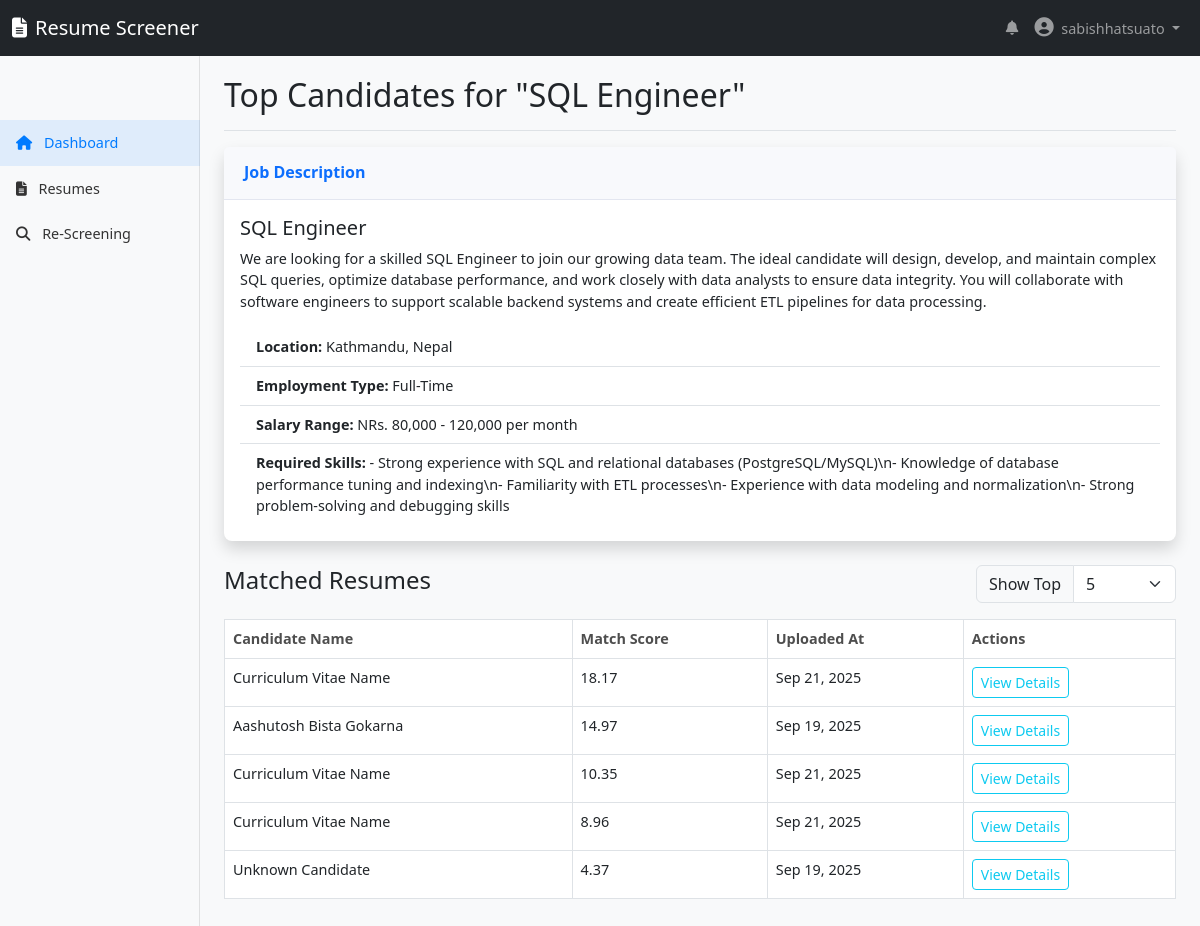
The app's page /jobs/top_candidates/3/ (signed in) with its own data.
### accounts/models.py (models this page shows, shortened)
class CustomUser(AbstractUser):
    role = models.CharField(max_length = 20, choices= role_choices, default = 'recruiter')
    profile_pictures = models.ImageField(upload_to = "profile_pics/", blank = True, null = True)
    bio = models.TextField(max_length = 200, blank = True)

### jobs/models.py (models this page shows, shortened)
class Job(models.Model):
    created_by = models.ForeignKey(settings.AUTH_USER_MODEL,on_delete= models.CASCADE, related_name= 'jobs')
    title = models.CharField(max_length=100)
    description = models.TextField()  #not null in form and database
    requirements = models.TextField(blank=True, null=True)
    location = models.CharField(max_length=100, blank=True, null=True)
    choices_emp_type = [("FT",'Full-Time'),('PT','Part-Time'),('CT','Cotract')]
    employment_type = models.CharField(max_length= 50, choices= choices_emp_type, default="FT")
    salary_range = models.CharField(max_length=200, blank=True, null=True)
    is_active = models.BooleanField(default=True)
    created_at = models.DateTimeField(auto_now_add=True)
    updated_at = models.DateTimeField(auto_now= True)

### resumes/models.py (models this page shows, shortened)
class Resumes(models.Model):
    uploaded_by = models.ForeignKey(settings.AUTH_USER_MODEL, on_delete=models.CASCADE, related_name= 'resumes')
    resume_files = models.FileField(upload_to= "resume/")
    job = models.ForeignKey(Job, on_delete = models.SET_NULL,  null = True, blank = True, related_name='job_resumes')
    parsed_text = models.TextField(blank = True, null = True)
    candidate_name = models.CharField(max_length= 50, blank=True, null= True)
    email = models.EmailField(blank=True, null = True)
    skill = models.TextField(blank= True, null= True )
    phone = models.CharField(max_length= 50, blank=True, null= True)
    work_experience = models.TextField(blank=True, null=True)
    education = models.TextField(blank=True, null=True)
    uploaded_at = models.DateTimeField(auto_now_add=True)
    updated_at = models.DateTimeField(auto_now = True)
    ats_score = models.FloatField(blank=True, null= True)
    match_score = models.FloatField(blank=True, null= True)

### jobs/views.py (the view)
# urls.py: path('top_candidates/<int:job_id>/', job_veiws.top_candidates_list, name='top_candidates_list'),
@login_required
def top_candidates_list(request, job_id):
    job = get_object_or_404(Job, id=job_id)
    resumes = Resumes.objects.filter(job=job).order_by('-match_score')
    context = {
        'job': job,
        'resumes': resumes
    }
    return render(request, 'jobs/top_candidates_list.html', context)

### templates/jobs/top_candidates_list.html (shortened to what this page needs)
{% extends 'base/base.html' %}
{% load static %}
{% block content %}
    <div class="container-fluid">
        <div class="row">
            <main class="col-md-9 ms-sm-auto col-lg-10 px-md-4 main-content">
                <div class="d-flex justify-content-between flex-wrap flex-md-nowrap align-items-center pt-3 pb-2 mb-3 border-bottom">
                    <h1 class="h2">Top Candidates for "{{ job.title }}"</h1>
                </div>
                <div class="card shadow mb-4">
                    <div class="card-header py-3">
                        <h6 class="m-0 font-weight-bold text-primary">Job Description</h6>
                    </div>
                    <div class="card-body">
                        <h5 class="card-title">{{ job.title }}</h5>
                        <p class="card-text">{{ job.description }}</p>
                        <ul class="list-group list-group-flush">
                            <li class="list-group-item"><strong>Location:</strong> {{ job.location }}</li>
                            <li class="list-group-item"><strong>Employment Type:</strong> {{ job.get_employment_type_display }}</li>
                            <li class="list-group-item"><strong>Salary Range:</strong> {{ job.salary_range }}</li>
                            <li class="list-group-item"><strong>Required Skills:</strong> {{ job.requirements }}</li>
                        </ul>
                    </div>
                </div>
                <div class="d-flex justify-content-between align-items-center mb-3">
                    <h3 class="h4">Matched Resumes</h3>
                    <div class="input-group" style="width: 200px;">
                        <span class="input-group-text">Show Top</span>
                        <select class="form-select" id="candidateCountFilter">
                            <option value="5" selected>5</option>
                        </select>
                    </div>
                </div>
                {% if resumes %}
                <div class="table-responsive">
                    <table class="table table-bordered table-hover" id="candidatesTable" width="100%" cellspacing="0">
                        <thead>
                            <tr>
                                <th>Candidate Name</th>
                                <th>Match Score</th>
                                <th>Uploaded At</th>
                                <th>Actions</th>
                            </tr>
                        </thead>
                        <tbody>
                            {% for resume in resumes %}
                            <tr class="candidate-row">
                                <td>{{ resume.candidate_name|default:"Unknown" }}</td>
                                <td>{{ resume.match_score|default:"N/A"|floatformat:2 }}</td>
                                <td>{{ resume.uploaded_at|date:"M d, Y" }}</td>
                                <td>
                                    <a href="{% url 'resumes:resume_details' resume.id %}" class="btn btn-sm btn-outline-info">View Details</a>
                                </td>
                            </tr>
                            {% endfor %}
                        </tbody>
                    </table>
                </div>
                {% else %}
                <div class="alert alert-warning text-center" role="alert">
                    No resumes have been submitted for this job yet.
                </div>
                {% endif %}
            </main>
        </div>
    </div>
{% endblock %}

### templates/base/header.html (shortened to what this page needs)
{% load static %}
<!DOCTYPE html>
<html lang="en">
<head>
    <link href="https://cdn.jsdelivr.net/npm/bootstrap@5.3.0/dist/css/bootstrap.min.css" rel="stylesheet">
    <link rel="stylesheet" href="https://cdnjs.cloudflare.com/ajax/libs/font-awesome/6.4.0/css/all.min.css">
    <link rel="stylesheet" href="{% static 'accounts/dashboard-style.css'%}">
</head>
<body>
    <header class="dashboard-header">
        <nav class="navbar navbar-expand-lg navbar-dark bg-dark">
            <div class="container-fluid">
                <a class="navbar-brand" href="{% url 'accounts:dashboard' %}">
                    <i class="fas fa-file-alt me-2"></i>Resume Screener
                </a>
                <div class="collapse navbar-collapse" id="navbarNav">
                    <ul class="navbar-nav ms-auto">
                        <li class="nav-item">
                            <a class="nav-link" href="#"><i class="fas fa-bell"></i></a>
                        </li>
                        <li class="nav-item dropdown">
                            <a class="nav-link dropdown-toggle" href="#" id="navbarDropdown" role="button" data-bs-toggle="dropdown">
                                <i class="fas fa-user-circle me-1"></i> {{ user.username }}
                            </a>
                        </li>
                    </ul>
                </div>
            </div>
        </nav>
    </header>

### static/accounts/dashboard-style.css (style rules this page uses)
body { font-size: 0.9rem; background-color: #f8f9fa; padding-top: 60px; }
main { margin-top: 56px; padding-bottom: 20px; }
.card { border-radius: 0.5rem; border: none; box-shadow: 0 0.15rem 1.75rem 0 rgba(58, 59, 69, 0.15); }
.card-header { background-color: #f8f9fc; border-bottom: 1px solid #e3e6f0; padding: 0.75rem 1.25rem; }
.dashboard-header { position: fixed; top: 0; width: 100%; z-index: 1000; }
.fa-user-circle { font-size: 1.2rem; }
.table th { border-top: none; font-weight: 600; color: #4e4e4e; }
.font-weight-bold { font-weight: 700 !important; }

### records on screen
CustomUser: username "sabishhatsuato"
Job: title "SQL Engineer", description "We are looking for a skilled SQL Engineer to join our growing data team. The ideal candidate will design, develop, and maintain complex SQL queries, optimize database performance, and work closely with data analysts to ensure data integrity. You will collaborate with software engineers to support scalable backend systems and create efficient ETL pipelines for data processing.", location "Kathmandu, Nepal", employment_type "Full-Time", salary_range "NRs. 80,000 - 120,000 per month", requirements "- Strong experience with SQL and relational databases (PostgreSQL/MySQL)\\n- Knowledge of database performance tuning and indexing\\n- Familiarity with ETL processes\\n- Experience with data modeling and normalization\\n- Strong problem-solving and debugging skills"
Resumes: candidate_name "Curriculum Vitae Name", match_score "18.17", uploaded_at "Sep 21, 2025"
Resumes: candidate_name "Aashutosh Bista Gokarna", match_score "14.97", uploaded_at "Sep 19, 2025"
Resumes: candidate_name "Curriculum Vitae Name", match_score "10.35", uploaded_at "Sep 21, 2025"
Resumes: candidate_name "Curriculum Vitae Name", match_score "8.96", uploaded_at "Sep 21, 2025"
Resumes: candidate_name "Unknown Candidate", match_score "4.37", uploaded_at "Sep 19, 2025"
